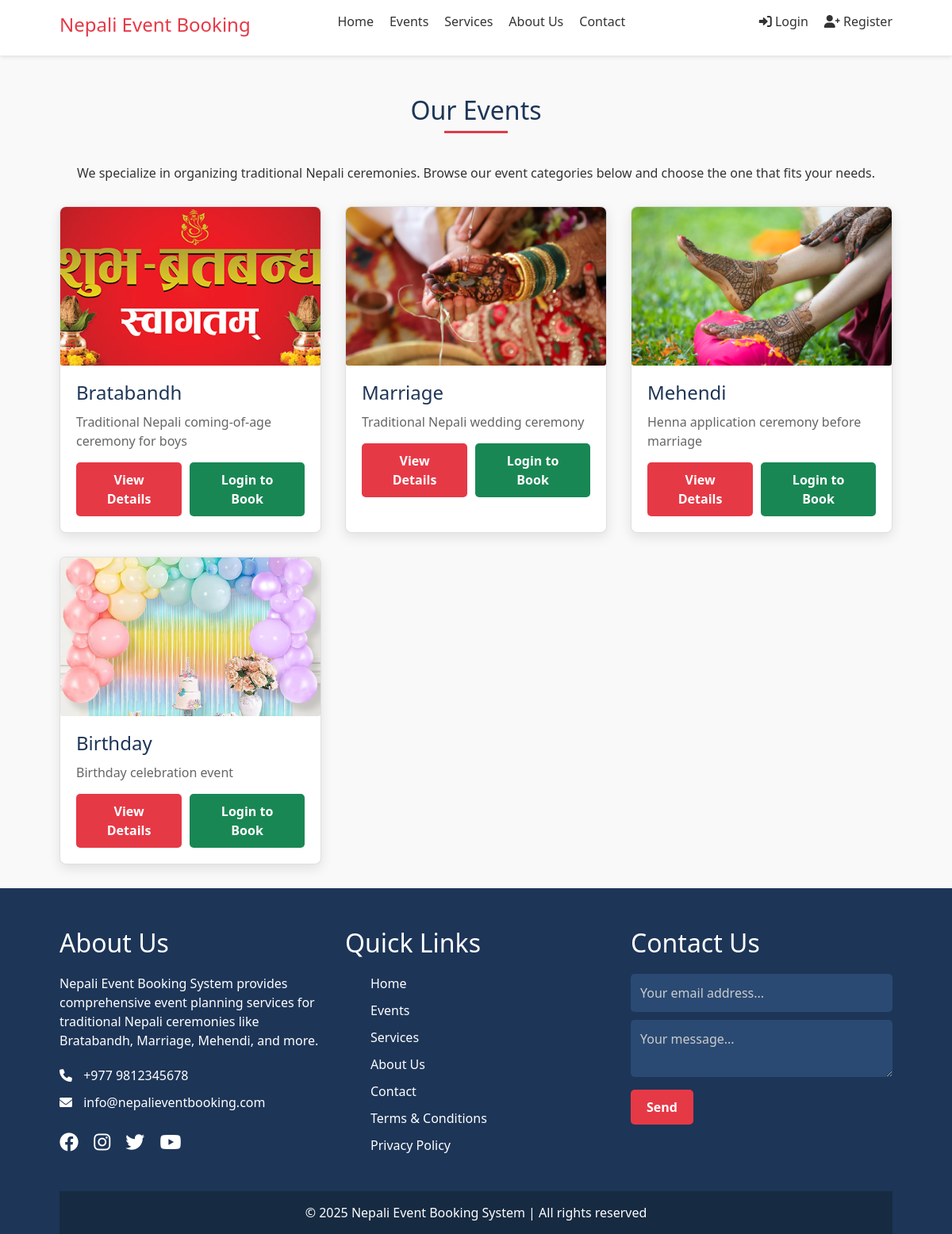
Screenshot of /events.php with the database file from the repository.
### tables this page shows
CREATE TABLE IF NOT EXISTS event_categories (
    id INT AUTO_INCREMENT PRIMARY KEY,
    name VARCHAR(100) NOT NULL,
    description TEXT,
    image VARCHAR(255),
    created_at TIMESTAMP DEFAULT CURRENT_TIMESTAMP
);

### includes/functions.php (called while the page is built, shortened)
<?php
function isLoggedIn() {
    return isset($_SESSION['user_id']) && !empty($_SESSION['user_id']);
}
function getEventCategories($conn) {
    $sql = "SELECT * FROM event_categories";
    $result = $conn->query($sql);
    $categories = [];
    if ($result->num_rows > 0) {
        while($row = $result->fetch_assoc()) {
            if (!empty($row['image']) && strpos($row['image'], '/') === false) {
                $row['image'] = 'assets/images/event_categories/' . $row['image'];
            }
            $categories[] = $row;
        }
    }
    return $categories;
}
?>

### events.php (the view)
<?php
require_once 'includes/header.php';
$events = getEventCategories($conn);
?>
<div class="section-heading">
    <h2>Our Events</h2>
</div>
<div class="events-description" style="text-align: center; margin-bottom: 30px;">
    <p>We specialize in organizing traditional Nepali ceremonies. Browse our event categories below and choose the one that fits your needs.</p>
</div>
<div class="card-container">
    <?php foreach ($events as $event): ?>
    <div class="card">
        <div class="card-img">
            <img src="<?php echo $event['image']; ?>" alt="<?php echo $event['name']; ?>">
        </div>
        <div class="card-content">
            <h3><?php echo $event['name']; ?></h3>
            <p><?php echo $event['description']; ?></p>
            <div style="display: flex; gap: 10px;">
                <a href="event_detail.php?id=<?php echo $event['id']; ?>" class="btn btn-primary">View Details</a>
                <?php if (isLoggedIn()): ?>
                    <a href="buy_now.php?service_id=<?php echo $event['id']; ?>" class="btn btn-success">Book Now</a>
                <?php else: ?>
                    <a href="login.php" class="btn btn-success">Login to Book</a>
                <?php endif; ?>
            </div>
        </div>
    </div>
    <?php endforeach; ?>
</div>
<?php
require_once 'includes/footer.php';
?>

### includes/header.php (shortened to what this page needs)
<?php
require_once 'config/db.php';
require_once 'includes/functions.php';
$isUserLoggedIn = isset($_SESSION['user_id']) && !empty($_SESSION['user_id']);
?>
<!DOCTYPE html>
<html lang="en">
<head>
    <link rel="stylesheet" href="https://cdnjs.cloudflare.com/ajax/libs/font-awesome/6.0.0/css/all.min.css">
    <link href="https://cdn.jsdelivr.net/npm/bootstrap@5.1.3/dist/css/bootstrap.min.css" rel="stylesheet">
    <link rel="stylesheet" href="assets/css/style.css">
</head>
<body>
    <header>
        <div class="container">
            <div class="logo">
                <a href="index.php">
                    <h1>Nepali Event Booking</h1>
                </a>
            </div>
            <nav class="nav-menu">
                <ul>
                    <li><a href="index.php">Home</a></li>
                    <li><a href="events.php">Events</a></li>
                    <li><a href="services.php">Services</a></li>
                    <li><a href="about.php">About Us</a></li>
                    <li><a href="contact.php">Contact</a></li>
                    <?php if (isset($_SESSION['debug_test'])): ?>
                    <li style="color: white; font-size: 10px;">Session OK | Logged in: <?php echo $isUserLoggedIn ? 'Yes' : 'No'; ?></li>
                    <?php endif; ?>
                    <?php if (!$isUserLoggedIn): ?>
                    <li><a href="login.php"><i class="fas fa-sign-in-alt"></i> Login</a></li>
                    <li><a href="register.php"><i class="fas fa-user-plus"></i> Register</a></li>
                    <?php endif; ?>
                </ul>
            </nav>
        </div>
    </header>
    <main class="container"><?php if(isset($_SESSION['message'])): ?>
        <div class="alert alert-<?php echo $_SESSION['message_type']; ?>">
            <?php echo $_SESSION['message']; ?>
        </div>
        <?php unset($_SESSION['message']); unset($_SESSION['message_type']); ?>
    <?php endif; ?>

### includes/footer.php (shortened to what this page needs)
    </main>
    <footer>
        <div class="container">
            <div class="footer-content">
                <div class="footer-section about">
                    <h2>About Us</h2>
                    <p>Nepali Event Booking System provides comprehensive event planning services for traditional Nepali ceremonies like Bratabandh, Marriage, Mehendi, and more.</p>
                    <div class="contact">
                        <span><i class="fas fa-phone"></i> +977 9812345678</span>
                        <span><i class="fas fa-envelope"></i> info@nepalieventbooking.com</span>
                    </div>
                    <div class="socials">
                        <a href="#"><i class="fab fa-facebook"></i></a>
                        <a href="#"><i class="fab fa-instagram"></i></a>
                        <a href="#"><i class="fab fa-twitter"></i></a>
                        <a href="#"><i class="fab fa-youtube"></i></a>
                    </div>
                </div>
                <div class="footer-section links">
                    <h2>Quick Links</h2>
                    <ul>
                        <li><a href="index.php">Home</a></li>
                        <li><a href="events.php">Events</a></li>
                        <li><a href="services.php">Services</a></li>
                        <li><a href="about.php">About Us</a></li>
                        <li><a href="contact.php">Contact</a></li>
                        <li><a href="terms.php">Terms & Conditions</a></li>
                        <li><a href="privacy.php">Privacy Policy</a></li>
                    </ul>
                </div>
                <div class="footer-section contact-form">
                    <h2>Contact Us</h2>
                    <form action="contact_process.php" method="post">
                        <input type="email" name="email" class="text-input contact-input" placeholder="Your email address...">
                        <textarea name="message" class="text-input contact-input" placeholder="Your message..."></textarea>
                        <button type="submit" class="btn btn-primary">Send</button>
                    </form>
                </div>
            </div>
            <div class="footer-bottom">
                &copy; <?php echo date('Y'); ?> Nepali Event Booking System | All rights reserved
            </div>
        </div>
    </footer>
</body>
</html>

### assets/css/style.css (style rules this page uses)
* { margin: 0; padding: 0; box-sizing: border-box; font-family: 'Segoe UI', Tahoma, Geneva, Verdana, sans-serif; }
body { font-size: 16px; line-height: 1.5; color: #333; background-color: #f9f9f9; }
.container { width: 90%; max-width: 1200px; margin: 0 auto; padding: 0 15px; }
a { text-decoration: none; color: #e63946; transition: all 0.3s ease; }
ul { list-style: none; }
.btn { display: inline-block; padding: 10px 20px; border-radius: 5px; cursor: pointer; transition: all 0.3s ease; font-weight: 600; text-align: center; border: none; }
.btn-primary { background-color: #e63946; color: #fff; }
header { background-color: #fff; box-shadow: 0 2px 5px rgba(0, 0, 0, 0.1); position: sticky; top: 0; z-index: 100; margin-bottom: 50px; }
header .container { display: flex; justify-content: space-between; align-items: center; padding: 15px; }
.logo a { color: #e63946; font-weight: bold; }
.logo h1 { font-size: 1.5rem; }
nav ul { display: flex; }
nav ul li { margin-left: 20px; position: relative; }
nav ul li a { color: #333; font-weight: 500; }
main { min-height: 70vh; padding: 30px 0; }
.section-heading { text-align: center; margin-bottom: 30px; }
.section-heading h2 { font-size: 2rem; color: #1d3557; position: relative; display: inline-block; padding-bottom: 10px; }
.section-heading h2::after { content: ''; position: absolute; bottom: 0; left: 50%; transform: translateX(-50%); width: 80px; height: 3px; background-color: #e63946; }
.card-container { display: grid; grid-template-columns: repeat(auto-fill, minmax(300px, 1fr)); gap: 30px; margin-bottom: 30px; }
.card { background-color: #fff; border-radius: 8px; overflow: hidden; box-shadow: 0 5px 15px rgba(0, 0, 0, 0.1); transition: transform 0.3s ease; }
.card-img { height: 200px; overflow: hidden; }
.card-img img { width: 100%; height: 100%; object-fit: cover; transition: transform 0.3s ease; }
.card-content { padding: 20px; }
.card-content h3 { font-size: 1.5rem; margin-bottom: 10px; color: #1d3557; }
.card-content p { color: #666; margin-bottom: 15px; }
.text-input { width: 100%; padding: 12px; border: 1px solid #ddd; border-radius: 5px; font-size: 1rem; margin-bottom: 10px; }
footer { background-color: #1d3557; color: #fff; padding: 50px 0 0; }
.footer-content { display: grid; grid-template-columns: repeat(auto-fit, minmax(250px, 1fr)); gap: 30px; margin-bottom: 30px; }
.footer-section h2 { margin-bottom: 20px; color: #fff; }
.footer-section p { margin-bottom: 20px; }
.contact span { display: block; margin-bottom: 10px; }
.contact i { margin-right: 10px; }
.socials { margin-top: 20px; }
.socials a { margin-right: 15px; font-size: 1.5rem; color: #fff; }
.footer-section.links ul li { margin-bottom: 10px; }
.footer-section.links ul li a { color: #fff; }
.contact-input { background-color: #2a4a73; color: #fff; border: none; }
.contact-input::placeholder { color: #ccc; }
.footer-bottom { background-color: #162a41; padding: 15px 0; text-align: center; }

### rows the page displays
event_categories: shows a picture, name "Bratabandh", description "Traditional Nepali coming-of-age ceremony for boys"
event_categories: shows a picture, name "Marriage", description "Traditional Nepali wedding ceremony"
event_categories: shows a picture, name "Mehendi", description "Henna application ceremony before marriage"
event_categories: shows a picture, name "Birthday", description "Birthday celebration event"
